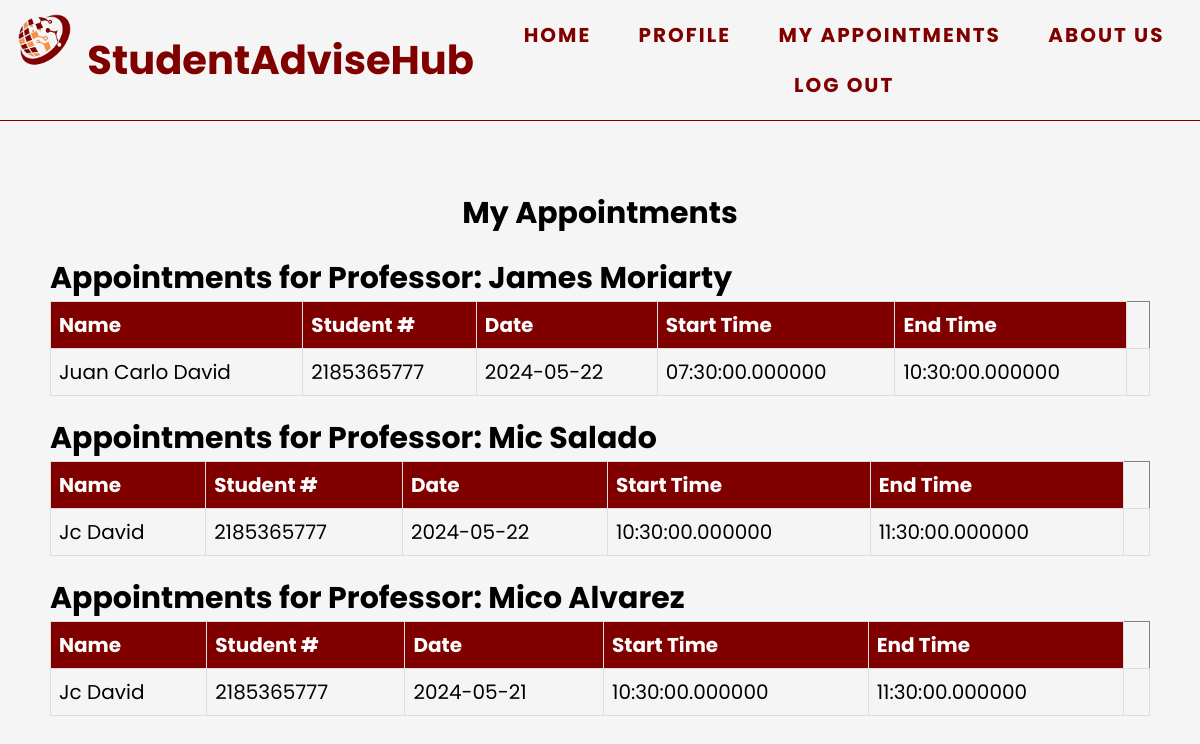
Screenshot of /my_appointment1.php (signed in) with the database file from the repository.
### tables this page shows
CREATE TABLE `appointments` (
  `name` varchar(255) NOT NULL,
  `student_number` varchar(255) NOT NULL,
  `appointment_date` date NOT NULL,
  `start_time` time(6) NOT NULL,
  `end_time` time(6) NOT NULL,
  `id` int(255) NOT NULL,
  `professor_name` varchar(255) NOT NULL,
  `mess` varchar(255) NOT NULL,
  `user_id` int(11) NOT NULL,
  `prof_id` int(11) NOT NULL
);

### my_appointment1.php (the view, shortened to what this page needs)
<?php
if (isset($_SESSION['user_id'])) {
?>
<!DOCTYPE html>
<html lang="en">
<head>
    <link rel="stylesheet" href="stylein1.css">
</head>
<body>
    <div class="container" style="display: flex; justify-content: space-between; border-bottom: 1px solid #800000">
        <img src="./logo.png" alt="Icon" width="auto" height="80px" >
        <h1 style="width: 40%; align-self: center;">StudentAdviseHub</h1>
        <div id="navbar" style="align-self: center">
            <ul>
                <li><a href="./index1.php">HOME</a></li>
                <li><a href="./profile.php">PROFILE</a></li>
                <div class="dropdown">
                <li><a href="./my_appointment1.php">MY APPOINTMENTS</a></li>
                </div>
                <li><a href="./about1.php">ABOUT US</a></li>
                <li><a href="./logout.php">LOG OUT</a></li>
            </ul>
        </div>
    </div>
    <div class="container" style="padding: 50px">
    <h2 style="text-align: center">My Appointments</h2>
    <table>
        <?php
        $servername = "localhost";
        $username = "root";
        $password = "";
        $dbname = "qmet_db";
        $conn = new mysqli($servername, $username, $password, $dbname);
        $sql = "SELECT DISTINCT professor_name FROM appointments";
        $result = $conn->query($sql);
        if ($result->num_rows > 0) {
            while ($row = $result->fetch_assoc()) {
                $professor_name = $row['professor_name'];
                echo "<h2>Appointments for Professor: $professor_name</h2>";
                $stmt = $conn->prepare("SELECT * FROM appointments WHERE professor_name = ?");
                $stmt->bind_param("s", $professor_name);
                $stmt->execute();
                $appointments_result = $stmt->get_result();
                echo "<table border='1'>";
                echo "<tr><th>Name</th><th>Student #</th><th>Date</th><th>Start Time</th><th>End Time</th></tr>";
                while ($appointment = $appointments_result->fetch_assoc()) {
                    echo "<tr>";
                    echo "<td>" . $appointment['name'] . "</td>";
                    echo "<td>" . $appointment['student_number'] . "</td>";
                    echo "<td>" . $appointment['appointment_date'] . "</td>";
                    echo "<td>" . $appointment['start_time'] . "</td>";
                    echo "<td>" . $appointment['end_time'] . "</td>";
                    echo "<td>";
                    echo "</td>";
                    echo "</tr>";
                }
                echo "</table>";
            }
        } else {
            echo "No appointments found.";
        }
        ?>
    </table>
</div>
</body>
</html>
<?php } else {
    exit;
} ?>

### stylein1.css (style rules this page uses)
* { margin: 0; padding: 0; box-sizing: border-box; font-family: 'Poppins', sans-serif; }
body { font-size: 20px; background-color: whitesmoke; margin: 0; }
#navbar { padding: 10px; letter-spacing: 2px; display: flex; }
#navbar ul { text-align: center; }
#navbar li { display: inline-flex; padding-left: 10px; padding-right: 10px; }
#navbar li a { color: maroon; font-weight: bold; text-decoration: none; padding: 10px; }
.container h1 { color: maroon; }
.dropdown { position: relative; display: inline-block; }
.container h2 { margin-top: 20px; }

### my_appointment1.php (style rules this page uses)
table { width: 100%; border-collapse: collapse; }
th, td { border: 1px solid #dddddd; text-align: left; padding: 8px; }
th { background-color: maroon; color: white; }

### rows the page displays
appointments: name "Juan Carlo David", student_number "2185365777", appointment_date "2024-05-22", start_time "07:30:00.000000", end_time "10:30:00.000000"
appointments: name "Jc David", student_number "2185365777", appointment_date "2024-05-22", start_time "10:30:00.000000", end_time "11:30:00.000000"
appointments: name "Jc David", student_number "2185365777", appointment_date "2024-05-21", start_time "10:30:00.000000", end_time "11:30:00.000000"

### other values shown
$professor_name "James Moriarty"
$professor_name "Mic Salado"
$professor_name "Mico Alvarez"
